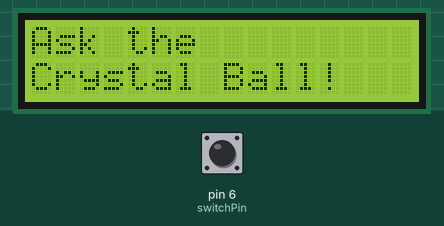
A sketch run on a simulated Arduino Uno, built with avr-gcc and run on an emulated ATmega328P. Shown: 16×2 character LCD. The inputs (shaded band) are chosen by the test bench; at power-on: pin 6 (switchPin) LOW. Random numbers use the default seed unless the sketch sets one.

Above: at 1.2 s.
1.3 s: pin 6 (switchPin) pulled HIGH for 0.15 s
At 4.3 s:
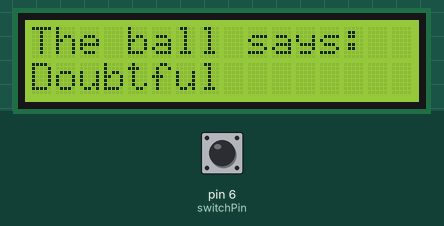
4.4 s: pin 6 (switchPin) pulled HIGH for 1 s
At 8.3 s:
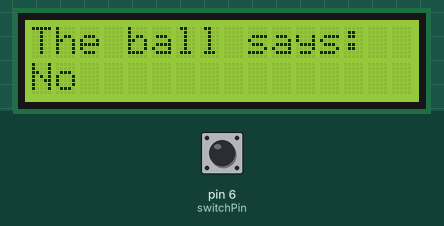
8.4 s: pin 6 (switchPin) pulled HIGH for 0.15 s
At 11.4 s:
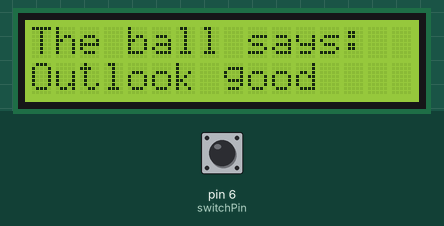
11.5 s: pin 6 (switchPin) pulled HIGH for 3.2 s
At 17.6 s:
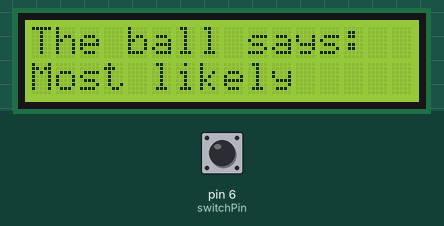
17.7 s: pin 6 (switchPin) pulled HIGH for 0.15 s
At 20.7 s:
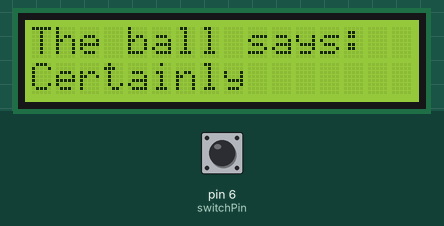
20.8 s: pin 6 (switchPin) pulled HIGH for 1 s
At 25.5 s:
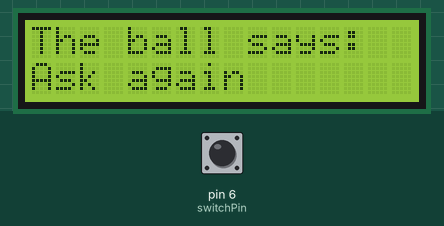
Timing chart, 0 to 25.8 s (numbered marks = the images above; inputs shaded):
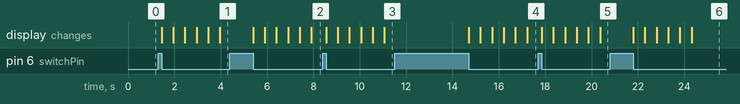

The sketch:

crystall-ball.ino
```cpp
#include <LiquidCrystal.h>

LiquidCrystal lcd(12, 11, 5, 4, 3, 2);

const int switchPin = 6;
int switchState = 0;
int prevSwitchState = 0;
int reply;

void setup() {
    lcd.begin(16, 2);
    pinMode(switchPin, INPUT);

    lcd.print("Ask the");
    lcd.setCursor(0, 1);
    lcd.print("Crystal Ball!");

    Serial.begin(9600);
}

void loop() {

    reply = random(8); // Create a random number in between 0 and 7 for the current loop

    switchState = digitalRead(switchPin);

    if (switchState != prevSwitchState) {
        if (switchState == LOW) {
            // Serial.print(reply); // Print the current random number to the serial monitor, if needed for debbugging

            lcd.clear();

            lcd.setCursor(0, 0);
            lcd.print("Thinking");
            delay(500);

            lcd.setCursor(0, 0);
            lcd.print("Thinking.");
            delay(500);

            lcd.setCursor(0, 0);
            lcd.print("Thinking..");
            delay(500);

            lcd.setCursor(0, 0);
            lcd.print("Thinking...");
            delay(500);

            lcd.setCursor(0, 0);
            lcd.print("Thinking....");
            delay(500);

            // -----------------------------------

            lcd.clear();
            lcd.setCursor(0, 0);
            lcd.print("The ball says:");
            lcd.setCursor(0, 1);


            switch(reply){
                case 0:
                    lcd.print("Yes");
                    break;
                case 1:
                    lcd.print("Most likely");
                    break;
                case 2:
                    lcd.print("Certainly");
                    break;
                case 3:
                    lcd.print("Outlook good");
                    break;
                case 4:
                    lcd.print("Unsure");
                    break;
                case 5:
                    lcd.print("Ask again");
                    break;
                case 6:
                    lcd.print("Doubtful");
                    break;
                case 7:
                    lcd.print("No");
                    break;
            }
        }
    }
    prevSwitchState = switchState;
}
```

Measured:
- after the input at 1.3 s, the display: first changes after 0.15 s (image 1 shows a later state)
- after the input at 4.4 s, the display: first changes after 1.0 s (image 2 shows a later state)
- after the input at 8.4 s, the display: first changes after 0.15 s (image 3 shows a later state)
- after the input at 11.5 s, the display: first changes after 3.2 s (image 4 shows a later state)
- after the input at 17.7 s, the display: first changes after 0.15 s (image 5 shows a later state)
- after the input at 20.8 s, the display: first changes after 1.0 s (image 6 shows a later state)
